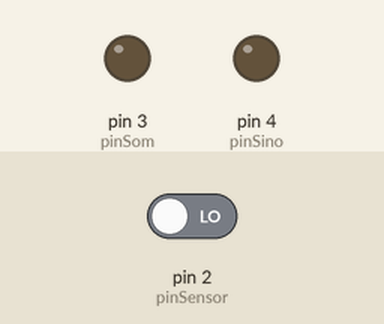
Recording of a sketch running on a simulated Arduino Uno, built with avr-gcc and run on an emulated ATmega328P. Shown: output pins drawn as LEDs (lit = HIGH). Dashed ring = blinking. The inputs (shaded band) are chosen by the test bench; at power-on: pin 2 (pinSensor) LOW.

Above: at 10.2 s.
10.3 s: pin 2 (pinSensor) driven HIGH
At 10.7 s:
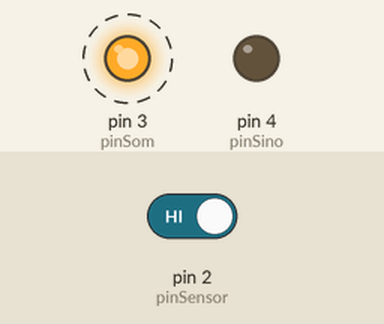
At 11.3 s:
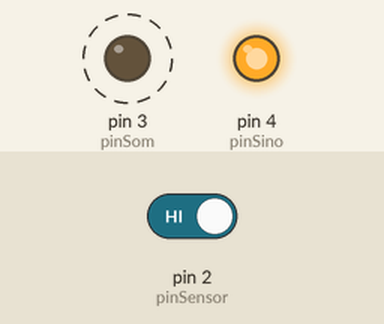
13.3 s: pin 2 (pinSensor) driven LOW
At 14.1 s:
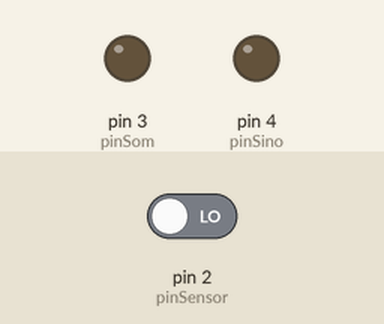
Timing chart, 0 to 16.3 s (numbered marks = the images above; inputs shaded):
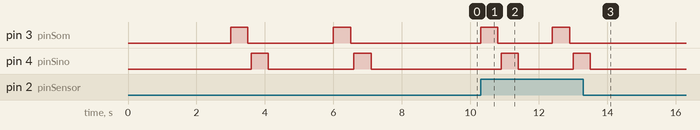

The sketch:

SinoIgreja.ino
```cpp
// Acionamento Solenoide e MP3 - Versao 1.0
// By Clederson T. Przybysz - clederson_p@yahoo.com.br
// expressoarduino.blogspot.com
// Criação: Março/2018

//Copyright Notes:
// O SOFTWARE É FORNECIDO "NO ESTADO EM QUE SE ENCONTRAM", SEM GARANTIA DE QUALQUER TIPO, EXPRESSA OU IMPLÍCITA, MAS NÃO SE LIMITANDO ÀS GARANTIAS DE COMERCIALIZAÇÃO.
// EM NENHUMA CIRCUNSTÂNCIA, O AUTOR/TITULAR DE DIREITOS AUTORAIS SE RESPONSABILIZA POR QUALQUER RECLAMAÇÃO, DANOS OU OUTRA RESPONSABILIDADE,
// SEJA EM AÇÃO DE CONTRATO, DELITO OU DE OUTRA FORMA, DECORRENDO DESTE SOFTWARE OU RELACIONADO AO SEU  USO.


//Pinos de Controle
#define pinSensor 2
#define pinSom 3
#define pinSino 4

//Intervalos de Tempo
#define intervalobatida 1900
#define minutoshora 6
#define delaySomMovimento 100

byte hora=0;
byte segundos=0;
byte minutos=0;
unsigned long TimeLoopSegundos;

void setup() {
  pinMode(pinSensor, INPUT);
  pinMode(pinSom, OUTPUT);
  pinMode(pinSino, OUTPUT);
  digitalWrite(pinSom, LOW);
  digitalWrite(pinSino, LOW);

  //Aguarda Modulo MP3 Iniciar
  delay(3000);
  BateVarias(2);
}

void loop() {
  if (millis()-TimeLoopSegundos>999) {
    TimeLoopSegundos = millis();
    segundos++;
    //Incrementa Minutos
    if (segundos==60) {
      segundos=0;
      minutos++;
    }
    //Toca Sino Hora
    if (minutos==minutoshora) {
      minutos=0;
      hora++;
      if (hora==25) hora=1;
      BateVarias(hora);
    }

  }
  //Se precionado botao toca uma vez
  byte val = digitalRead(pinSensor);
  if (val == 1) {
    BateSino();
    delay(1000);
  }
}


void BateVarias(byte batidas) {
  for (byte i = 0; i < batidas; i++) {
      BateSino();
      delay(intervalobatida);
    }
}

void BateSino() {
  //Aciona MP3
  digitalWrite(pinSom, HIGH);
  delay(500);
  digitalWrite(pinSom, LOW);

  //Delay Som/Movimento
  delay(delaySomMovimento);

  //Aciona Solenoide
  digitalWrite(pinSino, HIGH);
  delay(500);
  digitalWrite(pinSino, LOW);
}
```

Measured:
- after the input at 10.3 s, pin 3 (pinSom): alternates HIGH for 0.50 s and LOW for 1.6 s, starting at once; pin 4 (pinSino): LOW → HIGH after 0.60 s, → LOW 0.50 s later, → HIGH 1.6 s later
- after the input at 13.3 s, pin 3 (pinSom): stops changing and stays LOW; pin 4 (pinSino): goes on until 13.5 s, then stays LOW
